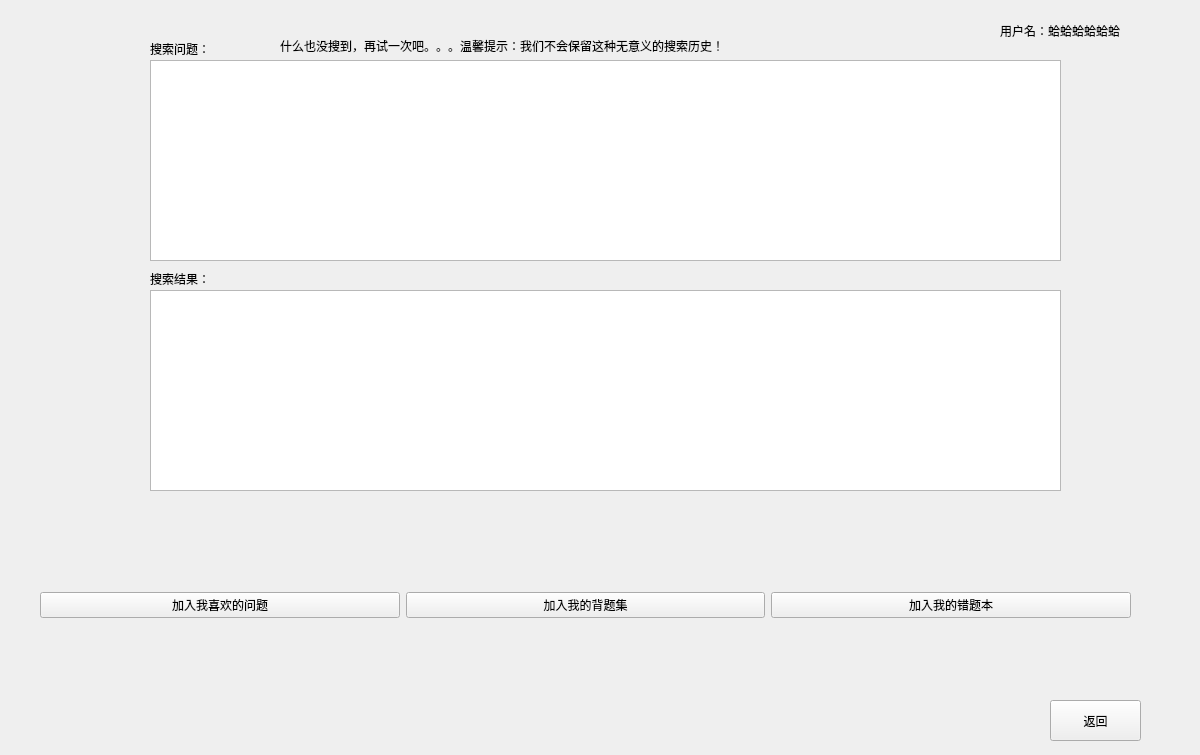
<?xml version="1.0" encoding="UTF-8"?>
<ui version="4.0">
 <class>SearchingResultForm</class>
 <widget class="QWidget" name="SearchingResultForm">
  <property name="geometry">
   <rect>
    <x>0</x>
    <y>0</y>
    <width>1200</width>
    <height>755</height>
   </rect>
  </property>
  <property name="windowTitle">
   <string>小航搜题-搜索结果</string>
  </property>
  <widget class="QWidget" name="horizontalLayoutWidget">
   <property name="geometry">
    <rect>
     <x>40</x>
     <y>520</y>
     <width>1091</width>
     <height>171</height>
    </rect>
   </property>
   <layout class="QHBoxLayout" name="horizontalLayoutForButtons">
    <item>
     <widget class="QPushButton" name="addToFavoriteQuestionButton">
      <property name="styleSheet">
       <string notr="true">font: 75 10pt &quot;Consolas&quot; rgb(241, 255, 235);</string>
      </property>
      <property name="text">
       <string>加入我喜欢的问题</string>
      </property>
     </widget>
    </item>
    <item>
     <widget class="QPushButton" name="addToReciteQuestionButton">
      <property name="styleSheet">
       <string notr="true">font: 75 10pt &quot;Consolas&quot; rgb(241, 255, 235);</string>
      </property>
      <property name="text">
       <string>加入我的背题集</string>
      </property>
     </widget>
    </item>
    <item>
     <widget class="QPushButton" name="addToWrongQuestionButton">
      <property name="styleSheet">
       <string notr="true">font: 75 10pt &quot;Consolas&quot; rgb(241, 255, 235);</string>
      </property>
      <property name="text">
       <string>加入我的错题本</string>
      </property>
     </widget>
    </item>
   </layout>
  </widget>
  <widget class="QTextEdit" name="questionTextEdit">
   <property name="geometry">
    <rect>
     <x>150</x>
     <y>60</y>
     <width>911</width>
     <height>201</height>
    </rect>
   </property>
   <property name="styleSheet">
    <string notr="true">font: 75 10pt &quot;Consolas&quot; rgb(241, 255, 235);</string>
   </property>
   <property name="html">
    <string>&lt;!DOCTYPE HTML PUBLIC &quot;-//W3C//DTD HTML 4.0//EN&quot; &quot;http://www.w3.org/TR/REC-html40/strict.dtd&quot;&gt;
&lt;html&gt;&lt;head&gt;&lt;meta name=&quot;qrichtext&quot; content=&quot;1&quot; /&gt;&lt;style type=&quot;text/css&quot;&gt;
p, li { white-space: pre-wrap; }
&lt;/style&gt;&lt;/head&gt;&lt;body style=&quot; font-family:'Consolas'; font-size:10pt; font-weight:72; font-style:normal;&quot;&gt;
&lt;p style=&quot;-qt-paragraph-type:empty; margin-top:0px; margin-bottom:0px; margin-left:0px; margin-right:0px; -qt-block-indent:0; text-indent:0px;&quot;&gt;&lt;br /&gt;&lt;/p&gt;&lt;/body&gt;&lt;/html&gt;</string>
   </property>
  </widget>
  <widget class="QPushButton" name="goBackButton">
   <property name="geometry">
    <rect>
     <x>1050</x>
     <y>700</y>
     <width>91</width>
     <height>41</height>
    </rect>
   </property>
   <property name="styleSheet">
    <string notr="true">font: 75 10pt &quot;Consolas&quot; rgb(241, 255, 235);</string>
   </property>
   <property name="text">
    <string>返回</string>
   </property>
  </widget>
  <widget class="QLabel" name="userNamelabel">
   <property name="geometry">
    <rect>
     <x>1000</x>
     <y>10</y>
     <width>191</width>
     <height>41</height>
    </rect>
   </property>
   <property name="styleSheet">
    <string notr="true">font: 9pt &quot;Consolas&quot; rgb(255, 14, 30);</string>
   </property>
   <property name="text">
    <string>用户名：蛤蛤蛤蛤蛤蛤</string>
   </property>
  </widget>
  <widget class="QLabel" name="label">
   <property name="geometry">
    <rect>
     <x>580</x>
     <y>10</y>
     <width>161</width>
     <height>41</height>
    </rect>
   </property>
   <property name="text">
    <string/>
   </property>
  </widget>
  <widget class="QLabel" name="scheduleTipsLabel">
   <property name="geometry">
    <rect>
     <x>280</x>
     <y>30</y>
     <width>681</width>
     <height>31</height>
    </rect>
   </property>
   <property name="styleSheet">
    <string notr="true">font: 9pt &quot;Consolas&quot; rgb(255, 14, 30);</string>
   </property>
   <property name="text">
    <string>什么也没搜到，再试一次吧。。。温馨提示：我们不会保留这种无意义的搜索历史！</string>
   </property>
  </widget>
  <widget class="QTextEdit" name="answerTextEdit">
   <property name="geometry">
    <rect>
     <x>150</x>
     <y>290</y>
     <width>911</width>
     <height>201</height>
    </rect>
   </property>
   <property name="styleSheet">
    <string notr="true">font: 75 10pt &quot;Consolas&quot; rgb(241, 255, 235);</string>
   </property>
   <property name="html">
    <string>&lt;!DOCTYPE HTML PUBLIC &quot;-//W3C//DTD HTML 4.0//EN&quot; &quot;http://www.w3.org/TR/REC-html40/strict.dtd&quot;&gt;
&lt;html&gt;&lt;head&gt;&lt;meta name=&quot;qrichtext&quot; content=&quot;1&quot; /&gt;&lt;style type=&quot;text/css&quot;&gt;
p, li { white-space: pre-wrap; }
&lt;/style&gt;&lt;/head&gt;&lt;body style=&quot; font-family:'Consolas'; font-size:10pt; font-weight:72; font-style:normal;&quot;&gt;
&lt;p style=&quot;-qt-paragraph-type:empty; margin-top:0px; margin-bottom:0px; margin-left:0px; margin-right:0px; -qt-block-indent:0; text-indent:0px;&quot;&gt;&lt;br /&gt;&lt;/p&gt;&lt;/body&gt;&lt;/html&gt;</string>
   </property>
  </widget>
  <widget class="QLabel" name="questionLabel">
   <property name="geometry">
    <rect>
     <x>150</x>
     <y>40</y>
     <width>111</width>
     <height>18</height>
    </rect>
   </property>
   <property name="styleSheet">
    <string notr="true">font: 75 10pt &quot;Consolas&quot; rgb(241, 255, 235);</string>
   </property>
   <property name="text">
    <string>搜索问题：</string>
   </property>
  </widget>
  <widget class="QLabel" name="answerLabel">
   <property name="geometry">
    <rect>
     <x>150</x>
     <y>270</y>
     <width>101</width>
     <height>18</height>
    </rect>
   </property>
   <property name="styleSheet">
    <string notr="true">font: 75 10pt &quot;Consolas&quot; rgb(241, 255, 235);</string>
   </property>
   <property name="text">
    <string>搜索结果：</string>
   </property>
  </widget>
 </widget>
 <resources/>
 <connections/>
</ui>
